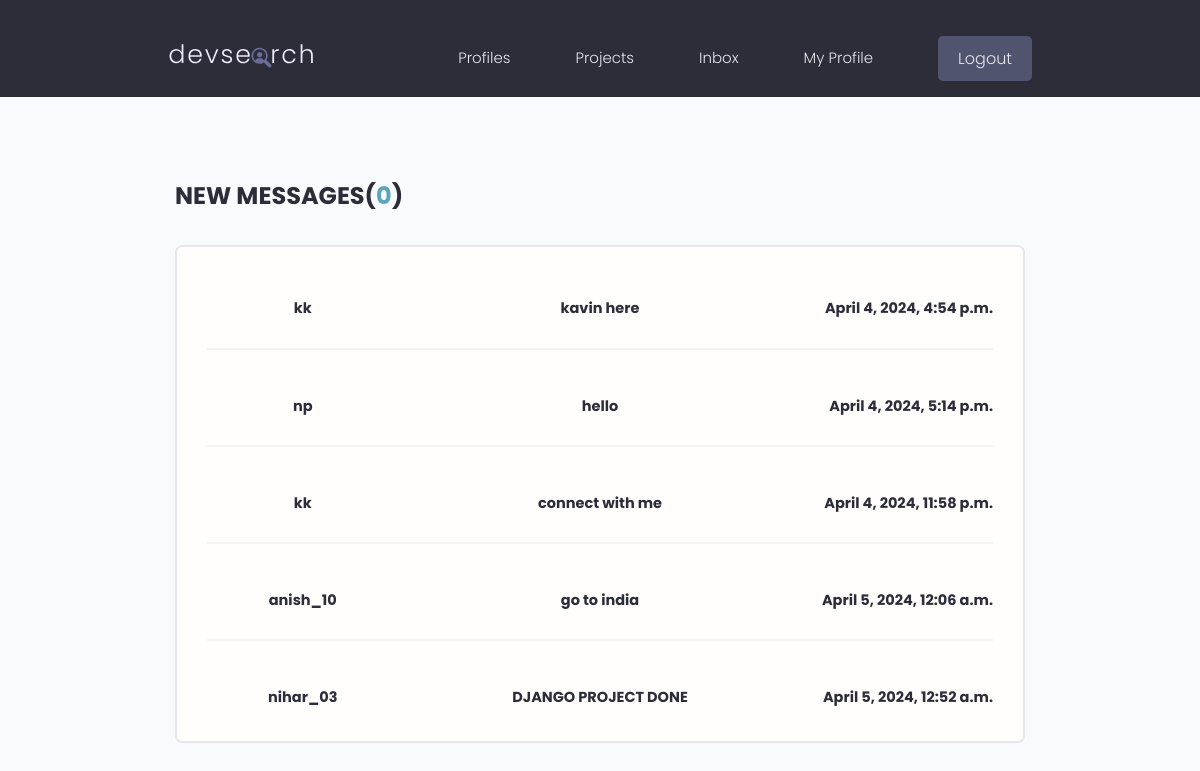
/userinbox/ (signed in), run on the app's committed database.
### userapp/models.py (models this page shows, shortened)
class Message(models.Model):
    sender = models.ForeignKey(
        profile, on_delete=models.SET_NULL, null=True, blank=True)
    recipient = models.ForeignKey(
        profile, on_delete=models.SET_NULL, null=True, blank=True, related_name="messages")
    subject = models.CharField(max_length=200, null=True, blank=True)
    body = models.TextField()
    read = models.BooleanField(default=False, null=True)
    create = models.DateTimeField(auto_now_add=True)
    id = models.UUIDField(default=uuid.uuid4, unique=True,
                          primary_key=True, editable=False)

class profile(models.Model):
    user=models.OneToOneField(User,on_delete=models.CASCADE,null=True,blank=True)
    name=models.CharField(max_length=250,blank=True,null=True)
    username=models.CharField(max_length=250,blank=True,null=True)
    email=models.EmailField(max_length=500,blank=True,null=True)
    About=models.CharField(max_length=500,blank=True,null=True,default=" ")
    Bio=models.TextField(blank=True,null=True)
    X_link=models.CharField(null=True,blank=True,max_length=500)
    Instagram_link=models.CharField(null=True,blank=True,max_length=500)
    Profile_img=models.ImageField(null=True,blank=True,upload_to='Profiles/',default='Profiles/OIP.jpg')
    Github_link=models.CharField(null=True,blank=True,max_length=500)
    created=models.DateTimeField(auto_now_add=True)
    id=models.UUIDField(primary_key=True,editable=False,default=uuid.uuid4,unique=True)
    def __str__(self):
        return str(self.user)

### userapp/views.py (the view)
# urls.py: path('userinbox/',views.msg,name='inbox'),
@login_required(login_url='login')
def msg(request):
    user_profile = request.user.profile
    unread=Message.objects.filter(Q(recipient=user_profile,read=False))
    allmessages = Message.objects.filter(Q(recipient=user_profile))
    return render(request, 'userapp/inbox.html', {'allmessages': allmessages,'unread':unread})

### userapp/templates/userapp/inbox.html
{% include 'navbar.html' %}
<main class="inbox my-xl">
  <div class="content-box">
    <h3 class="inbox__title">New Messages(<span>{{ unread.count}}</span>)</h3>
    <ul class="messages">
      {% for msg in allmessages %}
      <li class="message message--unread">
        <a href="{% url 'viewmsg' msg.id %}">
          <span class="message__author">{{ msg.sender }}</span>
          <span class="message__subject">{{ msg.subject }}</span>
          <span class="message__date">{{ msg.create }}</span>
        </a>
      </li>
      {% endfor %}
    </ul>
  </div>
</main>
</body>
</html>

### static/styles/main.css (style rules this page uses)
a { display: block; text-align: center; margin-top: 20px; text-decoration: none; color: blue; }

### static/styles/app.css (style rules this page uses)
:root { --color-sub: #2d2d39; }
.content-box { width: 95%; max-width: 85rem; margin: 0 auto; }
.inbox { height: 90vh; }
.inbox__title, .inbox__title span { font-size: 2.4rem; font-weight: 700; color: var(--color-sub); text-transform: uppercase; text-align: left; margin-bottom: 3rem; }
.inbox__title span { color: var(--color-main); }
.messages { list-style: none; background: var(--color-white); padding: 0.5rem 3rem; border: 2px solid var(--color-light); border-radius: 0.7rem; }
.message { padding: 2.5rem 0; }
.message > a span { font-size: 1.45rem; font-weight: 500; }
.message.message--unread a span { font-weight: 700; color: var(--color-sub); }
.message:not(:last-child) { border-bottom: 2px solid var(--color-white-light); }
.message > a { display: flex; gap: 1rem; }
.message__author, .message__date { flex-basis: 25%; }
.message__subject { flex-basis: 50%; }
.message__date { text-align: right; }

### static/uikit/styles/modules/_variables.css (style rules this page uses)
:root { --color-main: #5aa5b9; --color-main-light: #e6faff; --color-sub: #3f4156; --color-sub-light: #51546e; --color-sub-lighter: #ededfd; --color-text: #737373; --color-gray: #8b8b8b; --color-light: #e5e7eb; --color-light-gray: #767676; --color-bg: #f8fafd; --color-white: #fffefd; --color-white-light: #f3f3f3; --color-success: #359e64; --color-success-bg: #def8e8; --color-error: #fc4b0b; --color-error-bg: #fff2ee; --font-base: 'Poppins', arial, helvetica, 'Segoe UI', roboto, ubuntu, sans-serif; --font-monospace: 'Fira Code', 'Courier New', courier, monospace; --font-regular: 300; --font-medium: 500; --font-bold: 700; --generic-shadow: 1px 1px 5px #00000010; --generic-transition: all 0.3s ease-in-out; }

### static/uikit/styles/modules/_base.css (style rules this page uses)
* { margin: 0; padding: 0; box-sizing: border-box; text-rendering: optimizeLegibility; color: inherit; font-size: inherit; }
html { font-size: 50%; }
@media only screen and (min-width: 480px) { html { font-size: 56.25%; } }
@media only screen and (min-width: 1200px) { html { font-size: 62.5%; } }
body { line-height: 1.6; font-weight: 400; font-size: 1.5rem; color: var(--color-text); background-color: var(--color-bg); min-height: 100vh; }

### static/uikit/styles/modules/_typography.css (style rules this page uses)
* { font-family: var(--font-base); }
h3 { font-size: 3.2rem; font-weight: var(--font-medium); }
p, span, strong { font-size: 1.6rem; color: var(--color-text); font-weight: var(--font-regular); }
a { padding-bottom: 2px; text-decoration: none; display: inline-block; color: var(--color-main); font-weight: var(--font-medium); }

### static/uikit/styles/modules/_utilities.css (style rules this page uses)
.my-xl { margin: 8rem auto; }

### data on the page
Message: sender "kk", subject "kavin here", create "April 4, 2024, 4:54 p.m."
Message: sender "np", subject "hello", create "April 4, 2024, 5:14 p.m."
Message: sender "kk", subject "connect with me", create "April 4, 2024, 11:58 p.m."
Message: sender "anish_10", subject "go to india", create "April 5, 2024, 12:06 a.m."
Message: sender "nihar_03", subject "DJANGO PROJECT DONE", create "April 5, 2024, 12:52 a.m."

### other printed values
{{ unread.count }} "0"
